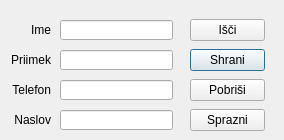
<?xml version="1.0" encoding="UTF-8"?>
<ui version="4.0">
 <class>Dialog</class>
 <widget class="QDialog" name="Dialog">
  <property name="geometry">
   <rect>
    <x>0</x>
    <y>0</y>
    <width>284</width>
    <height>140</height>
   </rect>
  </property>
  <property name="windowTitle">
   <string>Kontakti</string>
  </property>
  <widget class="QLabel" name="label">
   <property name="geometry">
    <rect>
     <x>0</x>
     <y>20</y>
     <width>51</width>
     <height>20</height>
    </rect>
   </property>
   <property name="text">
    <string>Ime</string>
   </property>
   <property name="alignment">
    <set>Qt::AlignRight|Qt::AlignTrailing|Qt::AlignVCenter</set>
   </property>
  </widget>
  <widget class="QLineEdit" name="leIme">
   <property name="geometry">
    <rect>
     <x>60</x>
     <y>20</y>
     <width>113</width>
     <height>20</height>
    </rect>
   </property>
  </widget>
  <widget class="QLabel" name="label_2">
   <property name="geometry">
    <rect>
     <x>0</x>
     <y>50</y>
     <width>51</width>
     <height>20</height>
    </rect>
   </property>
   <property name="text">
    <string>Priimek</string>
   </property>
   <property name="alignment">
    <set>Qt::AlignRight|Qt::AlignTrailing|Qt::AlignVCenter</set>
   </property>
  </widget>
  <widget class="QLineEdit" name="lePriimek">
   <property name="geometry">
    <rect>
     <x>60</x>
     <y>50</y>
     <width>113</width>
     <height>20</height>
    </rect>
   </property>
  </widget>
  <widget class="QLineEdit" name="leTelefon">
   <property name="geometry">
    <rect>
     <x>60</x>
     <y>80</y>
     <width>113</width>
     <height>20</height>
    </rect>
   </property>
  </widget>
  <widget class="QLabel" name="label_3">
   <property name="geometry">
    <rect>
     <x>0</x>
     <y>80</y>
     <width>51</width>
     <height>20</height>
    </rect>
   </property>
   <property name="text">
    <string>Telefon</string>
   </property>
   <property name="alignment">
    <set>Qt::AlignRight|Qt::AlignTrailing|Qt::AlignVCenter</set>
   </property>
  </widget>
  <widget class="QLabel" name="label_4">
   <property name="geometry">
    <rect>
     <x>0</x>
     <y>110</y>
     <width>51</width>
     <height>20</height>
    </rect>
   </property>
   <property name="text">
    <string>Naslov</string>
   </property>
   <property name="alignment">
    <set>Qt::AlignRight|Qt::AlignTrailing|Qt::AlignVCenter</set>
   </property>
  </widget>
  <widget class="QLineEdit" name="leNaslov">
   <property name="geometry">
    <rect>
     <x>60</x>
     <y>110</y>
     <width>113</width>
     <height>20</height>
    </rect>
   </property>
  </widget>
  <widget class="QPushButton" name="btShrani">
   <property name="geometry">
    <rect>
     <x>190</x>
     <y>49</y>
     <width>75</width>
     <height>22</height>
    </rect>
   </property>
   <property name="text">
    <string>Shrani</string>
   </property>
  </widget>
  <widget class="QPushButton" name="btIsci">
   <property name="geometry">
    <rect>
     <x>190</x>
     <y>19</y>
     <width>75</width>
     <height>22</height>
    </rect>
   </property>
   <property name="text">
    <string>Išči</string>
   </property>
  </widget>
  <widget class="QPushButton" name="btPobrisi">
   <property name="geometry">
    <rect>
     <x>190</x>
     <y>79</y>
     <width>75</width>
     <height>22</height>
    </rect>
   </property>
   <property name="text">
    <string>Pobriši</string>
   </property>
  </widget>
  <widget class="QPushButton" name="btSprazni">
   <property name="geometry">
    <rect>
     <x>190</x>
     <y>109</y>
     <width>75</width>
     <height>22</height>
    </rect>
   </property>
   <property name="text">
    <string>Sprazni</string>
   </property>
  </widget>
 </widget>
 <resources/>
 <connections/>
</ui>
